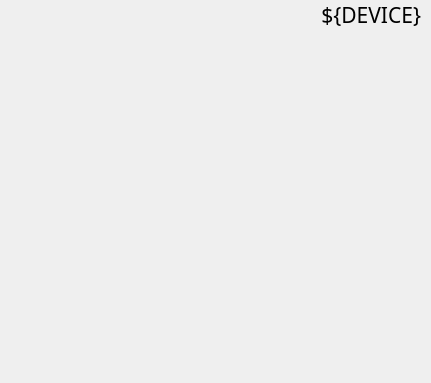
<?xml version="1.0" encoding="UTF-8"?>
<ui version="4.0">
 <class>Form</class>
 <widget class="QWidget" name="Form">
  <property name="geometry">
   <rect>
    <x>0</x>
    <y>0</y>
    <width>431</width>
    <height>383</height>
   </rect>
  </property>
  <property name="font">
   <font>
    <family>Sans Serif</family>
   </font>
  </property>
  <property name="windowTitle">
   <string>${DEVICE}</string>
  </property>
  <widget class="QLabel" name="label">
   <property name="geometry">
    <rect>
     <x>-50</x>
     <y>-98</y>
     <width>500</width>
     <height>500</height>
    </rect>
   </property>
   <property name="text">
    <string>&lt;html&gt;&lt;head/&gt;&lt;body&gt;&lt;p&gt;&lt;img src=&quot;:/optics/slits_3d.png&quot;/&gt;&lt;/p&gt;&lt;/body&gt;&lt;/html&gt;</string>
   </property>
  </widget>
  <widget class="PyDMDrawingLine" name="PyDMDrawingLine">
   <property name="geometry">
    <rect>
     <x>210</x>
     <y>170</y>
     <width>16</width>
     <height>121</height>
    </rect>
   </property>
   <property name="toolTip">
    <string/>
   </property>
   <property name="penStyle" stdset="0">
    <enum>Qt::DotLine</enum>
   </property>
   <property name="penColor" stdset="0">
    <color>
     <red>255</red>
     <green>128</green>
     <blue>0</blue>
    </color>
   </property>
   <property name="penWidth" stdset="0">
    <double>3.000000000000000</double>
   </property>
   <property name="rotation" stdset="0">
    <double>90.000000000000000</double>
   </property>
   <property name="arrowEndPoint" stdset="0">
    <bool>false</bool>
   </property>
  </widget>
  <widget class="PyDMDrawingLine" name="PyDMDrawingLine_2">
   <property name="geometry">
    <rect>
     <x>215</x>
     <y>51</y>
     <width>81</width>
     <height>181</height>
    </rect>
   </property>
   <property name="toolTip">
    <string/>
   </property>
   <property name="penStyle" stdset="0">
    <enum>Qt::DotLine</enum>
   </property>
   <property name="penColor" stdset="0">
    <color>
     <red>255</red>
     <green>128</green>
     <blue>0</blue>
    </color>
   </property>
   <property name="penWidth" stdset="0">
    <double>3.000000000000000</double>
   </property>
   <property name="rotation" stdset="0">
    <double>40.000000000000000</double>
   </property>
   <property name="arrowEndPoint" stdset="0">
    <bool>false</bool>
   </property>
  </widget>
  <widget class="PyDMDrawingLine" name="PyDMDrawingLine_3">
   <property name="geometry">
    <rect>
     <x>120</x>
     <y>118</y>
     <width>131</width>
     <height>21</height>
    </rect>
   </property>
   <property name="toolTip">
    <string/>
   </property>
   <property name="penStyle" stdset="0">
    <enum>Qt::DotLine</enum>
   </property>
   <property name="penColor" stdset="0">
    <color>
     <red>255</red>
     <green>128</green>
     <blue>0</blue>
    </color>
   </property>
   <property name="penWidth" stdset="0">
    <double>3.000000000000000</double>
   </property>
   <property name="rotation" stdset="0">
    <double>165.000000000000000</double>
   </property>
   <property name="arrowEndPoint" stdset="0">
    <bool>false</bool>
   </property>
  </widget>
  <widget class="PyDMDrawingLine" name="PyDMDrawingLine_4">
   <property name="geometry">
    <rect>
     <x>180</x>
     <y>160</y>
     <width>20</width>
     <height>21</height>
    </rect>
   </property>
   <property name="toolTip">
    <string/>
   </property>
   <property name="penColor" stdset="0">
    <color>
     <red>255</red>
     <green>128</green>
     <blue>0</blue>
    </color>
   </property>
   <property name="penWidth" stdset="0">
    <double>3.000000000000000</double>
   </property>
  </widget>
  <widget class="PyDMDrawingLine" name="PyDMDrawingLine_5">
   <property name="geometry">
    <rect>
     <x>180</x>
     <y>200</y>
     <width>20</width>
     <height>16</height>
    </rect>
   </property>
   <property name="toolTip">
    <string/>
   </property>
   <property name="penColor" stdset="0">
    <color>
     <red>255</red>
     <green>128</green>
     <blue>0</blue>
    </color>
   </property>
   <property name="penWidth" stdset="0">
    <double>3.000000000000000</double>
   </property>
  </widget>
  <widget class="PyDMDrawingLine" name="PyDMDrawingLine_6">
   <property name="geometry">
    <rect>
     <x>172</x>
     <y>170</y>
     <width>16</width>
     <height>41</height>
    </rect>
   </property>
   <property name="toolTip">
    <string/>
   </property>
   <property name="penColor" stdset="0">
    <color>
     <red>255</red>
     <green>128</green>
     <blue>0</blue>
    </color>
   </property>
   <property name="penWidth" stdset="0">
    <double>3.000000000000000</double>
   </property>
   <property name="rotation" stdset="0">
    <double>90.000000000000000</double>
   </property>
  </widget>
  <widget class="PyDMDrawingLine" name="PyDMDrawingLine_7">
   <property name="geometry">
    <rect>
     <x>192</x>
     <y>147</y>
     <width>20</width>
     <height>16</height>
    </rect>
   </property>
   <property name="toolTip">
    <string/>
   </property>
   <property name="penColor" stdset="0">
    <color>
     <red>255</red>
     <green>128</green>
     <blue>0</blue>
    </color>
   </property>
   <property name="penWidth" stdset="0">
    <double>3.000000000000000</double>
   </property>
   <property name="rotation" stdset="0">
    <double>90.000000000000000</double>
   </property>
  </widget>
  <widget class="PyDMDrawingLine" name="PyDMDrawingLine_9">
   <property name="geometry">
    <rect>
     <x>200</x>
     <y>110</y>
     <width>31</width>
     <height>51</height>
    </rect>
   </property>
   <property name="toolTip">
    <string/>
   </property>
   <property name="penColor" stdset="0">
    <color>
     <red>255</red>
     <green>128</green>
     <blue>0</blue>
    </color>
   </property>
   <property name="penWidth" stdset="0">
    <double>3.000000000000000</double>
   </property>
   <property name="rotation" stdset="0">
    <double>45.000000000000000</double>
   </property>
   <property name="arrowEndPoint" stdset="0">
    <bool>false</bool>
   </property>
  </widget>
  <widget class="PyDMDrawingLine" name="PyDMDrawingLine_10">
   <property name="geometry">
    <rect>
     <x>130</x>
     <y>174</y>
     <width>51</width>
     <height>31</height>
    </rect>
   </property>
   <property name="toolTip">
    <string/>
   </property>
   <property name="penStyle" stdset="0">
    <enum>Qt::DotLine</enum>
   </property>
   <property name="penColor" stdset="0">
    <color>
     <red>255</red>
     <green>128</green>
     <blue>0</blue>
    </color>
   </property>
   <property name="penWidth" stdset="0">
    <double>3.000000000000000</double>
   </property>
   <property name="rotation" stdset="0">
    <double>0.000000000000000</double>
   </property>
   <property name="arrowEndPoint" stdset="0">
    <bool>false</bool>
   </property>
  </widget>
  <widget class="PyDMDrawingLine" name="PyDMDrawingLine_11">
   <property name="geometry">
    <rect>
     <x>220</x>
     <y>120</y>
     <width>20</width>
     <height>16</height>
    </rect>
   </property>
   <property name="toolTip">
    <string/>
   </property>
   <property name="penColor" stdset="0">
    <color>
     <red>255</red>
     <green>128</green>
     <blue>0</blue>
    </color>
   </property>
   <property name="penWidth" stdset="0">
    <double>3.000000000000000</double>
   </property>
   <property name="rotation" stdset="0">
    <double>90.000000000000000</double>
   </property>
  </widget>
  <widget class="PyDMLabel" name="PyDMLabel">
   <property name="geometry">
    <rect>
     <x>200</x>
     <y>0</y>
     <width>221</width>
     <height>41</height>
    </rect>
   </property>
   <property name="font">
    <font>
     <pointsize>16</pointsize>
    </font>
   </property>
   <property name="toolTip">
    <string/>
   </property>
   <property name="text">
    <string>${DEVICE}</string>
   </property>
   <property name="alignment">
    <set>Qt::AlignRight|Qt::AlignTop|Qt::AlignTrailing</set>
   </property>
  </widget>
  <widget class="PyDMEmbeddedDisplay" name="PyDMEmbeddedDisplay_6">
   <property name="geometry">
    <rect>
     <x>300</x>
     <y>40</y>
     <width>119</width>
     <height>111</height>
    </rect>
   </property>
   <property name="toolTip">
    <string/>
   </property>
   <property name="frameShape">
    <enum>QFrame::NoFrame</enum>
   </property>
   <property name="macros" stdset="0">
    <string>TITLE=Horizontal Center,AXIS=${DEVICE}.h.center</string>
   </property>
   <property name="filename" stdset="0">
    <string>slits_motor.py</string>
   </property>
  </widget>
  <widget class="PyDMEmbeddedDisplay" name="PyDMEmbeddedDisplay_7">
   <property name="geometry">
    <rect>
     <x>10</x>
     <y>150</y>
     <width>119</width>
     <height>111</height>
    </rect>
   </property>
   <property name="toolTip">
    <string/>
   </property>
   <property name="frameShape">
    <enum>QFrame::NoFrame</enum>
   </property>
   <property name="macros" stdset="0">
    <string>TITLE=Vertical Size,AXIS=${DEVICE}.v.size</string>
   </property>
   <property name="filename" stdset="0">
    <string>slits_motor.py</string>
   </property>
  </widget>
  <widget class="PyDMEmbeddedDisplay" name="PyDMEmbeddedDisplay_4">
   <property name="geometry">
    <rect>
     <x>60</x>
     <y>4</y>
     <width>119</width>
     <height>111</height>
    </rect>
   </property>
   <property name="toolTip">
    <string/>
   </property>
   <property name="frameShape">
    <enum>QFrame::NoFrame</enum>
   </property>
   <property name="macros" stdset="0">
    <string>TITLE=Horizontal Size,AXIS=${DEVICE}.h.size</string>
   </property>
   <property name="filename" stdset="0">
    <string>slits_motor.py</string>
   </property>
  </widget>
  <widget class="PyDMEmbeddedDisplay" name="PyDMEmbeddedDisplay_5">
   <property name="geometry">
    <rect>
     <x>220</x>
     <y>260</y>
     <width>119</width>
     <height>111</height>
    </rect>
   </property>
   <property name="toolTip">
    <string/>
   </property>
   <property name="frameShape">
    <enum>QFrame::NoFrame</enum>
   </property>
   <property name="macros" stdset="0">
    <string>TITLE=Vertical Center,AXIS=${DEVICE}.v.center</string>
   </property>
   <property name="filename" stdset="0">
    <string>slits_motor.py</string>
   </property>
  </widget>
  <widget class="PyDMDrawingArc" name="PyDMDrawingArc">
   <property name="geometry">
    <rect>
     <x>208</x>
     <y>158</y>
     <width>21</width>
     <height>31</height>
    </rect>
   </property>
   <property name="toolTip">
    <string/>
   </property>
   <property name="penColor" stdset="0">
    <color>
     <red>255</red>
     <green>128</green>
     <blue>0</blue>
    </color>
   </property>
   <property name="penWidth" stdset="0">
    <double>3.000000000000000</double>
   </property>
   <property name="spanAngle" stdset="0">
    <double>360.000000000000000</double>
   </property>
  </widget>
  <zorder>label</zorder>
  <zorder>PyDMDrawingLine</zorder>
  <zorder>PyDMDrawingLine_3</zorder>
  <zorder>PyDMDrawingLine_4</zorder>
  <zorder>PyDMDrawingLine_5</zorder>
  <zorder>PyDMDrawingLine_6</zorder>
  <zorder>PyDMDrawingLine_7</zorder>
  <zorder>PyDMDrawingLine_9</zorder>
  <zorder>PyDMDrawingLine_10</zorder>
  <zorder>PyDMDrawingLine_11</zorder>
  <zorder>PyDMDrawingLine_2</zorder>
  <zorder>PyDMLabel</zorder>
  <zorder>PyDMEmbeddedDisplay_6</zorder>
  <zorder>PyDMEmbeddedDisplay_7</zorder>
  <zorder>PyDMEmbeddedDisplay_4</zorder>
  <zorder>PyDMEmbeddedDisplay_5</zorder>
  <zorder>PyDMDrawingArc</zorder>
 </widget>
 <customwidgets>
  <customwidget>
   <class>PyDMLabel</class>
   <extends>QLabel</extends>
   <header>pydm.widgets.label</header>
  </customwidget>
  <customwidget>
   <class>PyDMDrawingArc</class>
   <extends>QWidget</extends>
   <header>pydm.widgets.drawing</header>
  </customwidget>
  <customwidget>
   <class>PyDMDrawingLine</class>
   <extends>QWidget</extends>
   <header>pydm.widgets.drawing</header>
  </customwidget>
  <customwidget>
   <class>PyDMEmbeddedDisplay</class>
   <extends>QFrame</extends>
   <header>pydm.widgets.embedded_display</header>
  </customwidget>
 </customwidgets>
 <resources>
  <include location="resources/beamline_components.qrc"/>
 </resources>
 <connections/>
</ui>
